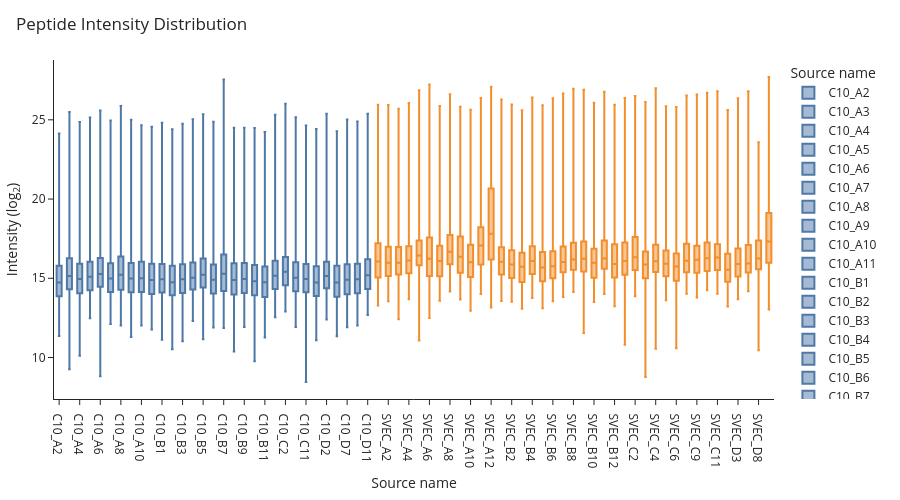

Source (notebook cell):
### Markdown cell above
### Check normalized peptide intensities

### Code cell
peptide_intensity = mm.pl.plot_intensity(
    mdata, modality="peptide", ptype="box",
    colorby="factor value[condition]", width=900, height=500,
)
peptide_intensity.show()

### Figure 1 — Plotly figure (JSON) as saved in the notebook; plotly's stock layout.template omitted (floating-point values rounded to 4 significant figures)
{"data": [{"boxpoints": false, "line": {"color": "#4E79A7"}, "lowerfence": [11.36], "marker": {"color": "#4E79A7"}, "median": [14.73], "name": "C10_A2", "q1": [13.87], "q3": [15.79], "type": "box", "upperfence": [24.14], "x": ["C10_A2"]}, {"boxpoints": false, "line": {"color": "#4E79A7"}, "lowerfence": [9.261], "marker": {"color": "#4E79A7"}, "median": [15.14], "name": "C10_A3", "q1": [14.3], "q3": [16.26], "type": "box", "upperfence": [25.5], "x": ["C10_A3"]}, {"boxpoints": false, "line": {"color": "#4E79A7"}, "lowerfence": [10.12], "marker": {"color": "#4E79A7"}, "median": [14.96], "name": "C10_A4", "q1": [14.06], "q3": [15.92], "type": "box", "upperfence": [24.86], "x": ["C10_A4"]}, {"boxpoints": false, "line": {"color": "#4E79A7"}, "lowerfence": [12.48], "marker": {"color": "#4E79A7"}, "median": [15.09], "name": "C10_A5", "q1": [14.24], "q3": [16.04], "type": "box", "upperfence": [25.14], "x": ["C10_A5"]}, {"boxpoints": false, "line": {"color": "#4E79A7"}, "lowerfence": [8.825], "marker": {"color": "#4E79A7"}, "median": [15.28], "name": "C10_A6", "q1": [14.46], "q3": [16.28], "type": "box", "upperfence": [25.59], "x": ["C10_A6"]}, {"boxpoints": false, "line": {"color": "#4E79A7"}, "lowerfence": [12.12], "marker": {"color": "#4E79A7"}, "median": [14.99], "name": "C10_A7", "q1": [14.14], "q3": [15.95], "type": "box", "upperfence": [24.96], "x": ["C10_A7"]}, {"boxpoints": false, "line": {"color": "#4E79A7"}, "lowerfence": [12.03], "marker": {"color": "#4E79A7"}, "median": [15.22], "name": "C10_A8", "q1": [14.28], "q3": [16.37], "type": "box", "upperfence": [25.87], "x": ["C10_A8"]}, {"boxpoints": false, "line": {"color": "#4E79A7"}, "lowerfence": [11.29], "marker": {"color": "#4E79A7"}, "median": [14.99], "name": "C10_A9", "q1": [14.11], "q3": [15.96], "type": "box", "upperfence": [25.01], "x": ["C10_A9"]}, {"boxpoints": false, "line": {"color": "#4E79A7"}, "lowerfence": [12.02], "marker": {"color": "#4E79A7"}, "median": [15.0], "name": "C10_A10", "q1": [14.14], "q3": [16.04], "type": "box", "upperfence": [24.66], "x": ["C10_A10"]}, {"boxpoints": false, "line": {"color": "#4E79A7"}, "lowerfence": [11.76], "marker": {"color": "#4E79A7"}, "median": [14.9], "name": "C10_A11", "q1": [14.0], "q3": [15.91], "type": "box", "upperfence": [24.56], "x": ["C10_A11"]}, {"boxpoints": false, "line": {"color": "#4E79A7"}, "lowerfence": [11.13], "marker": {"color": "#4E79A7"}, "median": [14.94], "name": "C10_B1", "q1": [14.1], "q3": [15.91], "type": "box", "upperfence": [24.81], "x": ["C10_B1"]}, {"boxpoints": false, "line": {"color": "#4E79A7"}, "lowerfence": [10.53], "marker": {"color": "#4E79A7"}, "median": [14.74], "name": "C10_B2", "q1": [13.93], "q3": [15.79], "type": "box", "upperfence": [24.4], "x": ["C10_B2"]}, {"boxpoints": false, "line": {"color": "#4E79A7"}, "lowerfence": [11.02], "marker": {"color": "#4E79A7"}, "median": [14.94], "name": "C10_B3", "q1": [14.07], "q3": [15.88], "type": "box", "upperfence": [24.75], "x": ["C10_B3"]}, {"boxpoints": false, "line": {"color": "#4E79A7"}, "lowerfence": [12.3], "marker": {"color": "#4E79A7"}, "median": [15.03], "name": "C10_B4", "q1": [14.29], "q3": [16.0], "type": "box", "upperfence": [25.03], "x": ["C10_B4"]}, {"boxpoints": false, "line": {"color": "#4E79A7"}, "lowerfence": [11.15], "marker": {"color": "#4E79A7"}, "median": [15.23], "name": "C10_B5", "q1": [14.41], "q3": [16.25], "type": "box", "upperfence": [25.35], "x": ["C10_B5"]}, {"boxpoints": false, "line": {"color": "#4E79A7"}, "lowerfence": [11.89], "marker": {"color": "#4E79A7"}, "median": [14.91], "name": "C10_B6", "q1": [14.03], "q3": [15.87], "type": "box", "upperfence": [24.88], "x": ["C10_B6"]}, {"boxpoints": false, "line": {"color": "#4E79A7"}, "lowerfence": [11.86], "marker": {"color": "#4E79A7"}, "median": [15.28], "name": "C10_B7", "q1": [14.19], "q3": [16.51], "type": "box", "upperfence": [27.54], "x": ["C10_B7"]}, {"boxpoints": false, "line": {"color": "#4E79A7"}, "lowerfence": [10.39], "marker": {"color": "#4E79A7"}, "median": [14.89], "name": "C10_B8", "q1": [13.98], "q3": [15.95], "type": "box", "upperfence": [24.51], "x": ["C10_B8"]}, {"boxpoints": false, "line": {"color": "#4E79A7"}, "lowerfence": [11.93], "marker": {"color": "#4E79A7"}, "median": [14.95], "name": "C10_B9", "q1": [14.07], "q3": [15.96], "type": "box", "upperfence": [24.5], "x": ["C10_B9"]}, {"boxpoints": false, "line": {"color": "#4E79A7"}, "lowerfence": [9.772], "marker": {"color": "#4E79A7"}, "median": [14.82], "name": "C10_B10", "q1": [13.93], "q3": [15.84], "type": "box", "upperfence": [24.49], "x": ["C10_B10"]}, {"boxpoints": false, "line": {"color": "#4E79A7"}, "lowerfence": [11.26], "marker": {"color": "#4E79A7"}, "median": [14.76], "name": "C10_B11", "q1": [13.82], "q3": [15.74], "type": "box", "upperfence": [24.24], "x": ["C10_B11"]}, {"boxpoints": false, "line": {"color": "#4E79A7"}, "lowerfence": [12.54], "marker": {"color": "#4E79A7"}, "median": [15.16], "name": "C10_C1", "q1": [14.32], "q3": [16.11], "type": "box", "upperfence": [25.32], "x": ["C10_C1"]}, {"boxpoints": false, "line": {"color": "#4E79A7"}, "lowerfence": [12.9], "marker": {"color": "#4E79A7"}, "median": [15.41], "name": "C10_C2", "q1": [14.56], "q3": [16.35], "type": "box", "upperfence": [26.02], "x": ["C10_C2"]}, {"boxpoints": false, "line": {"color": "#4E79A7"}, "lowerfence": [11.93], "marker": {"color": "#4E79A7"}, "median": [15.03], "name": "C10_C8", "q1": [14.18], "q3": [16.02], "type": "box", "upperfence": [25.15], "x": ["C10_C8"]}, {"boxpoints": false, "line": {"color": "#4E79A7"}, "lowerfence": [8.452], "marker": {"color": "#4E79A7"}, "median": [14.95], "name": "C10_C11", "q1": [14.12], "q3": [15.91], "type": "box", "upperfence": [24.64], "x": ["C10_C11"]}, {"boxpoints": false, "line": {"color": "#4E79A7"}, "lowerfence": [11.09], "marker": {"color": "#4E79A7"}, "median": [14.73], "name": "C10_D1", "q1": [13.89], "q3": [15.76], "type": "box", "upperfence": [24.41], "x": ["C10_D1"]}, {"boxpoints": false, "line": {"color": "#4E79A7"}, "lowerfence": [12.4], "marker": {"color": "#4E79A7"}, "median": [15.14], "name": "C10_D2", "q1": [14.37], "q3": [16.05], "type": "box", "upperfence": [25.38], "x": ["C10_D2"]}, {"boxpoints": false, "line": {"color": "#4E79A7"}, "lowerfence": [11.34], "marker": {"color": "#4E79A7"}, "median": [14.73], "name": "C10_D3", "q1": [13.83], "q3": [15.79], "type": "box", "upperfence": [24.28], "x": ["C10_D3"]}, {"boxpoints": false, "line": {"color": "#4E79A7"}, "lowerfence": [11.91], "marker": {"color": "#4E79A7"}, "median": [14.91], "name": "C10_D7", "q1": [13.99], "q3": [15.88], "type": "box", "upperfence": [25.02], "x": ["C10_D7"]}, {"boxpoints": false, "line": {"color": "#4E79A7"}, "lowerfence": [12.03], "marker": {"color": "#4E79A7"}, "median": [14.94], "name": "C10_D8", "q1": [14.05], "q3": [15.92], "type": "box", "upperfence": [24.89], "x": ["C10_D8"]}, {"boxpoints": false, "line": {"color": "#4E79A7"}, "lowerfence": [12.68], "marker": {"color": "#4E79A7"}, "median": [15.19], "name": "C10_D11", "q1": [14.33], "q3": [16.2], "type": "box", "upperfence": [25.38], "x": ["C10_D11"]}, {"boxpoints": false, "line": {"color": "#F28E2B"}, "lowerfence": [13.28], "marker": {"color": "#F28E2B"}, "median": [16.05], "name": "SVEC_A1", "q1": [15.05], "q3": [17.21], "type": "box", "upperfence": [25.95], "x": ["SVEC_A1"]}, {"boxpoints": false, "line": {"color": "#F28E2B"}, "lowerfence": [13.55], "marker": {"color": "#F28E2B"}, "median": [15.98], "name": "SVEC_A2", "q1": [15.14], "q3": [16.99], "type": "box", "upperfence": [25.94], "x": ["SVEC_A2"]}, {"boxpoints": false, "line": {"color": "#F28E2B"}, "lowerfence": [12.42], "marker": {"color": "#F28E2B"}, "median": [15.98], "name": "SVEC_A3", "q1": [15.25], "q3": [16.98], "type": "box", "upperfence": [25.69], "x": ["SVEC_A3"]}, {"boxpoints": false, "line": {"color": "#F28E2B"}, "lowerfence": [13.68], "marker": {"color": "#F28E2B"}, "median": [16.12], "name": "SVEC_A4", "q1": [15.32], "q3": [17.02], "type": "box", "upperfence": [26.06], "x": ["SVEC_A4"]}, {"boxpoints": false, "line": {"color": "#F28E2B"}, "lowerfence": [11.07], "marker": {"color": "#F28E2B"}, "median": [16.44], "name": "SVEC_A5", "q1": [15.82], "q3": [17.39], "type": "box", "upperfence": [26.87], "x": ["SVEC_A5"]}, {"boxpoints": false, "line": {"color": "#F28E2B"}, "lowerfence": [12.49], "marker": {"color": "#F28E2B"}, "median": [16.24], "name": "SVEC_A6", "q1": [15.15], "q3": [17.58], "type": "box", "upperfence": [27.23], "x": ["SVEC_A6"]}, {"boxpoints": false, "line": {"color": "#F28E2B"}, "lowerfence": [13.59], "marker": {"color": "#F28E2B"}, "median": [16.09], "name": "SVEC_A7", "q1": [15.13], "q3": [17.06], "type": "box", "upperfence": [25.87], "x": ["SVEC_A7"]}, {"boxpoints": false, "line": {"color": "#F28E2B"}, "lowerfence": [14.16], "marker": {"color": "#F28E2B"}, "median": [16.68], "name": "SVEC_A8", "q1": [15.88], "q3": [17.73], "type": "box", "upperfence": [26.61], "x": ["SVEC_A8"]}, {"boxpoints": false, "line": {"color": "#F28E2B"}, "lowerfence": [13.66], "marker": {"color": "#F28E2B"}, "median": [16.35], "name": "SVEC_A9", "q1": [15.35], "q3": [17.64], "type": "box", "upperfence": [25.83], "x": ["SVEC_A9"]}, {"boxpoints": false, "line": {"color": "#F28E2B"}, "lowerfence": [12.95], "marker": {"color": "#F28E2B"}, "median": [16.01], "name": "SVEC_A10", "q1": [15.09], "q3": [17.11], "type": "box", "upperfence": [25.63], "x": ["SVEC_A10"]}, {"boxpoints": false, "line": {"color": "#F28E2B"}, "lowerfence": [14.01], "marker": {"color": "#F28E2B"}, "median": [17.06], "name": "SVEC_A11", "q1": [15.87], "q3": [18.22], "type": "box", "upperfence": [26.38], "x": ["SVEC_A11"]}, {"boxpoints": false, "line": {"color": "#F28E2B"}, "lowerfence": [13.15], "marker": {"color": "#F28E2B"}, "median": [17.81], "name": "SVEC_A12", "q1": [16.19], "q3": [20.67], "type": "box", "upperfence": [27.08], "x": ["SVEC_A12"]}, {"boxpoints": false, "line": {"color": "#F28E2B"}, "lowerfence": [13.56], "marker": {"color": "#F28E2B"}, "median": [16.05], "name": "SVEC_B1", "q1": [15.25], "q3": [16.96], "type": "box", "upperfence": [26.28], "x": ["SVEC_B1"]}, {"boxpoints": false, "line": {"color": "#F28E2B"}, "lowerfence": [13.53], "marker": {"color": "#F28E2B"}, "median": [15.87], "name": "SVEC_B2", "q1": [15.01], "q3": [16.77], "type": "box", "upperfence": [25.96], "x": ["SVEC_B2"]}, {"boxpoints": false, "line": {"color": "#F28E2B"}, "lowerfence": [13.08], "marker": {"color": "#F28E2B"}, "median": [15.73], "name": "SVEC_B3", "q1": [14.77], "q3": [16.61], "type": "box", "upperfence": [25.6], "x": ["SVEC_B3"]}, {"boxpoints": false, "line": {"color": "#F28E2B"}, "lowerfence": [13.76], "marker": {"color": "#F28E2B"}, "median": [16.09], "name": "SVEC_B4", "q1": [15.27], "q3": [17.03], "type": "box", "upperfence": [26.4], "x": ["SVEC_B4"]}, {"boxpoints": false, "line": {"color": "#F28E2B"}, "lowerfence": [13.11], "marker": {"color": "#F28E2B"}, "median": [15.68], "name": "SVEC_B5", "q1": [14.82], "q3": [16.65], "type": "box", "upperfence": [25.92], "x": ["SVEC_B5"]}, {"boxpoints": false, "line": {"color": "#F28E2B"}, "lowerfence": [13.55], "marker": {"color": "#F28E2B"}, "median": [15.77], "name": "SVEC_B6", "q1": [15.01], "q3": [16.7], "type": "box", "upperfence": [26.36], "x": ["SVEC_B6"]}, {"boxpoints": false, "line": {"color": "#F28E2B"}, "lowerfence": [13.82], "marker": {"color": "#F28E2B"}, "median": [16.02], "name": "SVEC_B7", "q1": [15.39], "q3": [17.01], "type": "box", "upperfence": [26.66], "x": ["SVEC_B7"]}, {"boxpoints": false, "line": {"color": "#F28E2B"}, "lowerfence": [14.13], "marker": {"color": "#F28E2B"}, "median": [16.19], "name": "SVEC_B8", "q1": [15.55], "q3": [17.24], "type": "box", "upperfence": [26.95], "x": ["SVEC_B8"]}, {"boxpoints": false, "line": {"color": "#F28E2B"}, "lowerfence": [11.55], "marker": {"color": "#F28E2B"}, "median": [16.24], "name": "SVEC_B9", "q1": [15.42], "q3": [17.33], "type": "box", "upperfence": [26.89], "x": ["SVEC_B9"]}, {"boxpoints": false, "line": {"color": "#F28E2B"}, "lowerfence": [13.51], "marker": {"color": "#F28E2B"}, "median": [15.99], "name": "SVEC_B10", "q1": [15.03], "q3": [16.87], "type": "box", "upperfence": [26.07], "x": ["SVEC_B10"]}, {"boxpoints": false, "line": {"color": "#F28E2B"}, "lowerfence": [14.0], "marker": {"color": "#F28E2B"}, "median": [16.26], "name": "SVEC_B11", "q1": [15.6], "q3": [17.39], "type": "box", "upperfence": [26.78], "x": ["SVEC_B11"]}, {"boxpoints": false, "line": {"color": "#F28E2B"}, "lowerfence": [13.24], "marker": {"color": "#F28E2B"}, "median": [15.9], "name": "SVEC_B12", "q1": [15.04], "q3": [17.15], "type": "box", "upperfence": [25.95], "x": ["SVEC_B12"]}, {"boxpoints": false, "line": {"color": "#F28E2B"}, "lowerfence": [10.8], "marker": {"color": "#F28E2B"}, "median": [16.09], "name": "SVEC_C1", "q1": [15.23], "q3": [17.26], "type": "box", "upperfence": [26.38], "x": ["SVEC_C1"]}, {"boxpoints": false, "line": {"color": "#F28E2B"}, "lowerfence": [13.87], "marker": {"color": "#F28E2B"}, "median": [16.33], "name": "SVEC_C2", "q1": [15.52], "q3": [17.6], "type": "box", "upperfence": [26.5], "x": ["SVEC_C2"]}, {"boxpoints": false, "line": {"color": "#F28E2B"}, "lowerfence": [8.771], "marker": {"color": "#F28E2B"}, "median": [15.87], "name": "SVEC_C3", "q1": [15.01], "q3": [16.69], "type": "box", "upperfence": [26.12], "x": ["SVEC_C3"]}, {"boxpoints": false, "line": {"color": "#F28E2B"}, "lowerfence": [10.55], "marker": {"color": "#F28E2B"}, "median": [16.07], "name": "SVEC_C4", "q1": [15.4], "q3": [17.12], "type": "box", "upperfence": [26.99], "x": ["SVEC_C4"]}, {"boxpoints": false, "line": {"color": "#F28E2B"}, "lowerfence": [13.61], "marker": {"color": "#F28E2B"}, "median": [15.91], "name": "SVEC_C5", "q1": [15.13], "q3": [16.75], "type": "box", "upperfence": [25.86], "x": ["SVEC_C5"]}, {"boxpoints": false, "line": {"color": "#F28E2B"}, "lowerfence": [10.58], "marker": {"color": "#F28E2B"}, "median": [15.74], "name": "SVEC_C6", "q1": [14.84], "q3": [16.57], "type": "box", "upperfence": [25.81], "x": ["SVEC_C6"]}, {"boxpoints": false, "line": {"color": "#F28E2B"}, "lowerfence": [14.02], "marker": {"color": "#F28E2B"}, "median": [16.1], "name": "SVEC_C8", "q1": [15.37], "q3": [17.18], "type": "box", "upperfence": [26.53], "x": ["SVEC_C8"]}, {"boxpoints": false, "line": {"color": "#F28E2B"}, "lowerfence": [13.79], "marker": {"color": "#F28E2B"}, "median": [16.16], "name": "SVEC_C9", "q1": [15.34], "q3": [17.05], "type": "box", "upperfence": [26.6], "x": ["SVEC_C9"]}, {"boxpoints": false, "line": {"color": "#F28E2B"}, "lowerfence": [14.24], "marker": {"color": "#F28E2B"}, "median": [16.26], "name": "SVEC_C10", "q1": [15.46], "q3": [17.26], "type": "box", "upperfence": [26.7], "x": ["SVEC_C10"]}, {"boxpoints": false, "line": {"color": "#F28E2B"}, "lowerfence": [14.03], "marker": {"color": "#F28E2B"}, "median": [16.31], "name": "SVEC_C11", "q1": [15.53], "q3": [17.15], "type": "box", "upperfence": [26.8], "x": ["SVEC_C11"]}, {"boxpoints": false, "line": {"color": "#F28E2B"}, "lowerfence": [13.21], "marker": {"color": "#F28E2B"}, "median": [15.54], "name": "SVEC_D2", "q1": [14.78], "q3": [16.54], "type": "box", "upperfence": [25.61], "x": ["SVEC_D2"]}, {"boxpoints": false, "line": {"color": "#F28E2B"}, "lowerfence": [13.67], "marker": {"color": "#F28E2B"}, "median": [15.9], "name": "SVEC_D3", "q1": [15.12], "q3": [16.89], "type": "box", "upperfence": [26.35], "x": ["SVEC_D3"]}, {"boxpoints": false, "line": {"color": "#F28E2B"}, "lowerfence": [14.18], "marker": {"color": "#F28E2B"}, "median": [15.94], "name": "SVEC_D6", "q1": [15.37], "q3": [17.09], "type": "box", "upperfence": [26.8], "x": ["SVEC_D6"]}, {"boxpoints": false, "line": {"color": "#F28E2B"}, "lowerfence": [10.46], "marker": {"color": "#F28E2B"}, "median": [16.25], "name": "SVEC_D8", "q1": [15.58], "q3": [17.38], "type": "box", "upperfence": [23.58], "x": ["SVEC_D8"]}, {"boxpoints": false, "line": {"color": "#F28E2B"}, "lowerfence": [13.03], "marker": {"color": "#F28E2B"}, "median": [17.31], "name": "SVEC_D9", "q1": [15.99], "q3": [19.12], "type": "box", "upperfence": [27.7], "x": ["SVEC_D9"]}], "layout": {"height": 500, "legend": {"title": {"text": "Source name"}}, "showlegend": true, "title": {"text": "Peptide Intensity Distribution"}, "width": 900, "xaxis": {"title": {"text": "Source name"}}, "yaxis": {"tickformat": ",d", "title": {"text": "Intensity (log<sub>2</sub>)"}}}}
